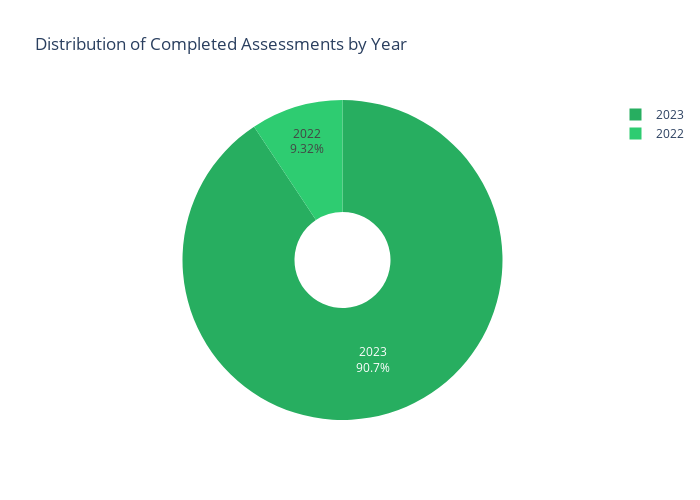

The code cell stored with this chart in its notebook:
### Markdown cell above
Pie Chart

### Code cell
fig = go.Figure(
    go.Pie(
        labels=pivot_df['Year'].astype(str),
        values=pivot_df['Completed'],
        hole=0.3,
        marker=dict(colors=['#2ecc71', '#27ae60']),
        textinfo='label+percent'
    )
)

fig.update_layout(
    title="Distribution of Completed Assessments by Year",
    height=500,
    width=700
)
fig.show()

### Figure 1 — Plotly figure (JSON) as saved in the notebook; plotly's stock layout.template omitted (floating-point values rounded to 4 significant figures)
{"data": [{"hole": 0.3, "labels": ["2022", "2023"], "marker": {"colors": ["#2ecc71", "#27ae60"]}, "textinfo": "label+percent", "type": "pie", "values": [22, 214]}], "layout": {"height": 500, "title": {"text": "Distribution of Completed Assessments by Year"}, "width": 700}}
